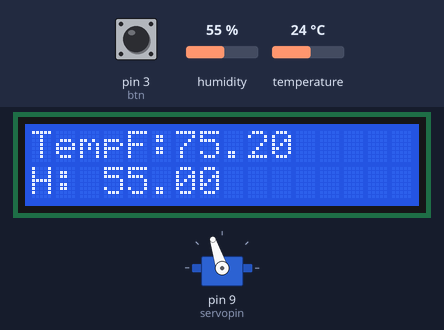
Recording of a sketch running on a simulated Arduino Uno, built with avr-gcc and run on an emulated ATmega328P. On the bench: 16×2 character LCD, servo. The inputs (shaded band) are chosen by the test bench; at power-on: pin 3 (btn) HIGH, temperature 24 °C, humidity 55 %. What the sketch prints to the serial monitor is not drawn.

Above: at 2.7 s.
2.8 s: pin 3 (btn) pulled LOW for 3.2 s
At 7.5 s:
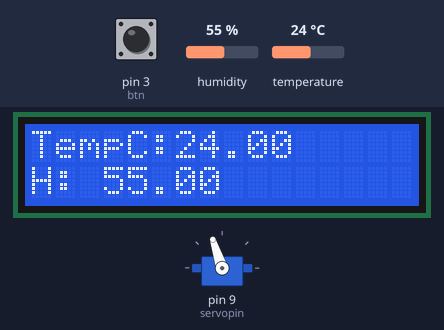
8.7 s: pin 3 (btn) pulled LOW for 1.3 s
At 12.1 s:
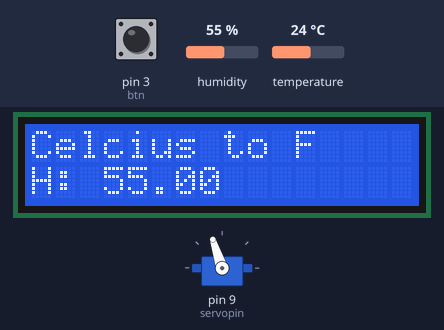
13.8 s: temperature set to 12 °C
At 14.9 s:
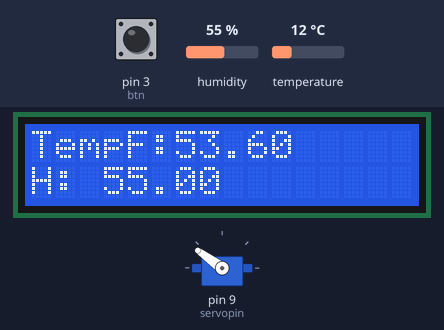
15.8 s: temperature set to 19 °C
At 16.9 s:
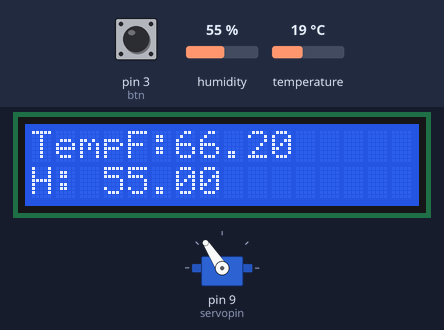
17.9 s: temperature set to 28 °C
At 18.9 s:
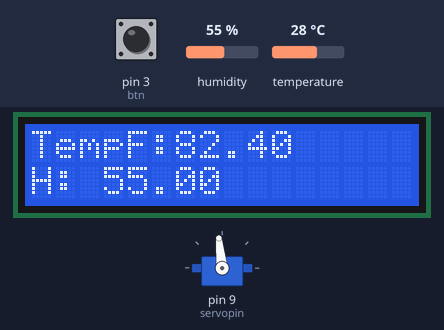
19.9 s: temperature set to 41 °C
At 21.0 s:
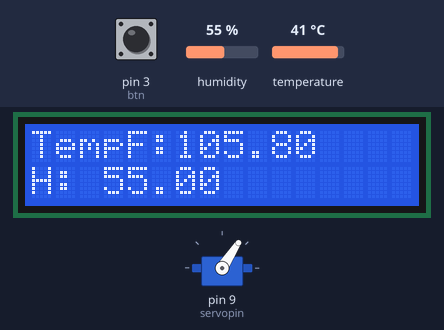
Timing chart, 0 to 22.9 s (numbered marks = the images above; inputs shaded):
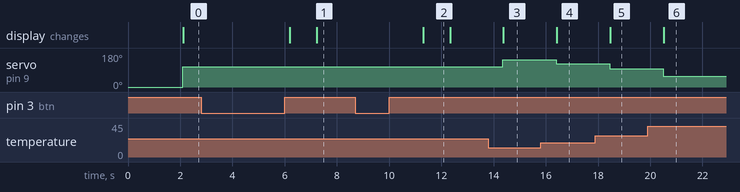

The sketch:

room_teperature.ino
```cpp
//initial
#include <Servo.h>
#include "DHT.h"

#define DHTPIN 2     // Digital pin connected to the DHT sensor

// Uncomment whatever type you're using!
#define DHTTYPE DHT11   // DHT 11
//#define DHTTYPE DHT22   // DHT 22  (AM2302), AM2321
//#define DHTTYPE DHT21   // DHT 21 (AM2301)

Servo gauge;
DHT dht(DHTPIN, DHTTYPE);

//-PINS
//+LCD
#include <LiquidCrystal_I2C.h>
String sinput;
LiquidCrystal_I2C lcd(0x27,16,2);

//+button
int btn = 3;

//present sensing
int presbtnval;
//past sensing
int prevbtnval=1;
//toggle var
String btnval="f";

//+servo
int servopin = 9;

//variables
//servo
float servoposraw;
float servopos;

//button toggle
int used = 0;


//===SETUP===//
void setup() {
  Serial.begin(9600);

  Serial.println(F("DHTxx test!"));
  dht.begin();

  //lcd
  lcd.init();
  lcd.clear();
  lcd.backlight();      // Make sure backlight is on

  //button
  pinMode(btn,INPUT);
  digitalWrite(btn,HIGH);

  //servo
  gauge.attach(servopin);
  gauge.write(0);

}

//===LOOP===//
void loop() {
  // Wait a few seconds between measurements.
  delay(2000);

  // Reading temperature or humidity takes about 250 milliseconds!
  // Sensor readings may also be up to 2 seconds 'old' (its a very slow sensor)
  float h = dht.readHumidity();
  // Read temperature as Celsius (the default)
  float t = dht.readTemperature();
  // Read temperature as Fahrenheit (isFahrenheit = true)
  float f = dht.readTemperature(true);

  // Check if any reads failed and exit early (to try again).
  if (isnan(h) || isnan(t) || isnan(f)) {
    Serial.println(F("Failed to read from DHT sensor!"));
    return;
  }

  // Compute heat index in Fahrenheit (the default)
  float hif = dht.computeHeatIndex(f, h);
  // Compute heat index in Celsius (isFahreheit = false)
  float hic = dht.computeHeatIndex(t, h, false);

  //servo positioning
  servoposraw =(180./60.)*t;
  servopos = 180 - servoposraw;
  gauge.write(servopos);
  Serial.println(servopos);

  //button toggle

  Serial.println(digitalRead(btn));
  Serial.println(btnval);

  presbtnval = digitalRead(btn);
  if (presbtnval == 1 && prevbtnval == 0) {
    if (btnval == "c" && used == 0){
      //change to farenheit
       btnval = "f";
       lcd.setCursor(0,0);
       lcd.print("Celcius to F");
       used = 1;
      }
     if (btnval == "f" && used == 0){
      //change to celcius
       btnval = "c";
       lcd.setCursor(0,0);
       lcd.print("Farenheit to C");
       used = 1;
      }
    delay(1000);
    lcd.clear();
    used = 0;
    }
prevbtnval = presbtnval;

//  //lcdprint
if (btnval == "c"){
  lcd.setCursor(0,0);
  lcd.print("TempC: ");
  lcd.setCursor(6,0);
  lcd.print(t);
}
if (btnval == "f"){
  lcd.setCursor(0,0);
  lcd.print("TempF: ");
  lcd.setCursor(6,0);
  lcd.print(f);
}
  //lcdprint2
  lcd.setCursor(0,1);
  lcd.print("H: ");
  lcd.setCursor(3,1);
  lcd.print(h);
}
```

Measured:
- after the input at 2.8 s, the display: first changes after 3.4 s (image 1 shows a later state)
- after the input at 8.7 s, the display: changes after 2.6 s (image 2)
- after the input at 13.8 s, servo on pin 9 (servopin): 108° → 144° after 0.56 s; the display: changes after 0.58 s (image 3)
- after the input at 15.8 s, servo on pin 9 (servopin): 144° → 123° after 0.60 s; the display: changes after 0.63 s (image 4)
- after the input at 17.9 s, servo on pin 9 (servopin): 123° → 96° after 0.55 s; the display: changes after 0.57 s (image 5)
- after the input at 19.9 s, servo on pin 9 (servopin): 96° → 57° after 0.60 s; the display: changes after 0.62 s (image 6)
- what the display in image 2 shows lasts 1.0 s, from 11.3 s to 12.3 s
